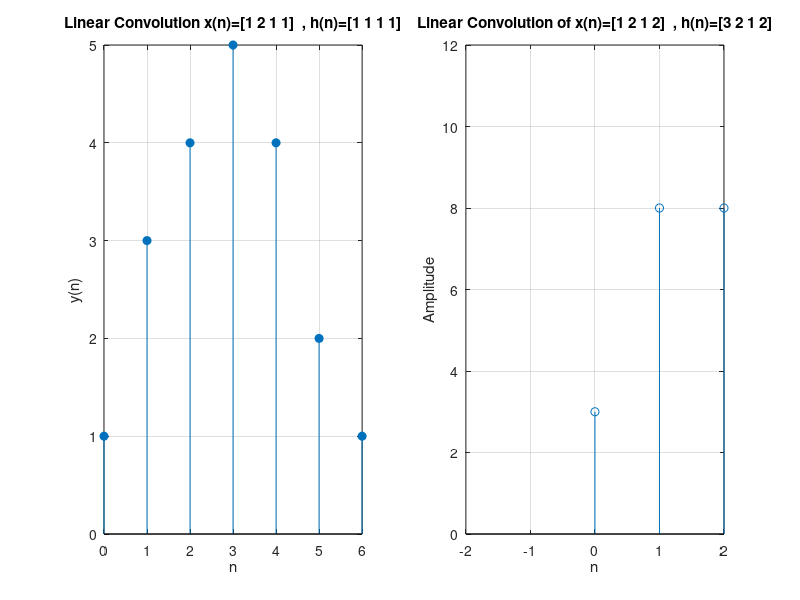

Recreate this plot in MATLAB.
clc;
clear;
close all;

%Q1

%linear convolution of x(n)=[1 2 1 1]  , h(n)=[1 1 1 1]

x = [1, 2, 1, 1];
h = [1, 1, 1, 1];
len_x = length(x);
len_h = length(h);
len_y = len_x + len_h - 1;
y = zeros(1, len_y);
for i = 1:len_x
    for j = 1:len_h
        y(i+j-1) = y(i+j-1) + x(i) * h(j);
    end
end
disp('Linear Convolution of x(n)=[1 2 1 1]  , h(n)=[1 1 1 1]');
disp(y);
n = 0:len_y-1; 
subplot(1,2,1)
stem(n, y, 'filled'); 
title('Linear Convolution x(n)=[1 2 1 1]  , h(n)=[1 1 1 1]');
xlabel('n');
ylabel('y(n)');
grid on;

%Q2

% Linear Convolution of x(n)=[1 2 1 2]  , h(n)=[3 2 1 2]

xn1 = [1 2 1 2];
hn1 = [3 2 1 2];
l1 = length(xn1);
l2 = length(hn1);
p = l1 + l2 - 1;
Xn1 = zeros(1,p);
for i = 1:p
    sum=0;
    for j=1:l1
        if (i-j+1>0) && (i-j+1 <= l2)
            sum = sum+xn1(j)*hn1(i-j+1);
        end
    end
    y(i) = sum;
end
p_range = 0:p-1;
disp('Linear Convolution of x(n)=[1 2 1 2]  , h(n)=[3 2 1 2]')
disp(y)
subplot(1,2,2)
stem(p_range,y);
axis([-2 2 0 12]);
xlabel('n');
ylabel('Amplitude');
title('Linear Convolution of x(n)=[1 2 1 2]  , h(n)=[3 2 1 2]');
grid on;